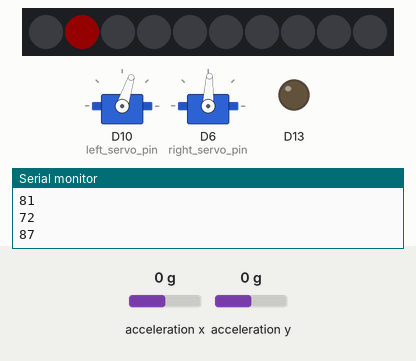
Recording of a sketch running on a simulated Adafruit Circuit Playground Express. On the bench: 10 RGB LEDs in strip order, left to right, 2 × servo, output pins drawn as LEDs (lit = HIGH), the last lines printed to the serial monitor. The inputs (shaded band) are chosen by the test bench; at power-on: acceleration x 0 g, acceleration y 0 g. Dim RGB values are drawn brighter than linear; random numbers use the default seed unless the sketch sets one.

Above: at 2.6 s.
2.7 s: acceleration x set to -1.4 g
At 4.0 s:
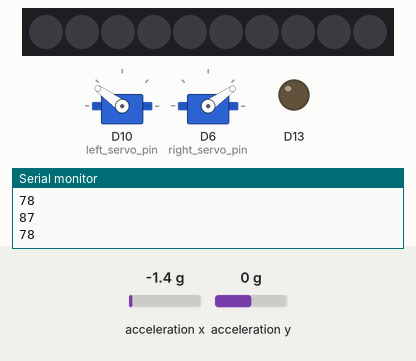
5.7 s: acceleration x set to -0.8 g
At 6.4 s:
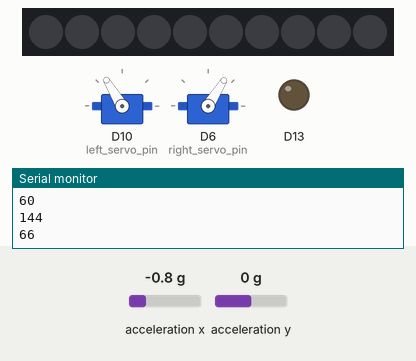
8.7 s: acceleration x set to 0.8 g
At 10.0 s:
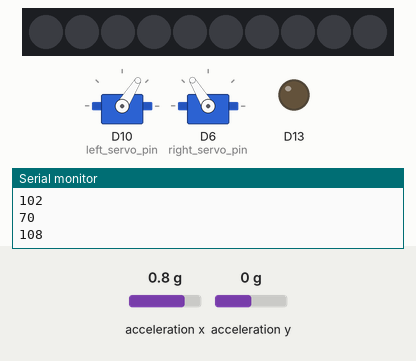
11.7 s: acceleration x set to 1.1 g
At 12.4 s:
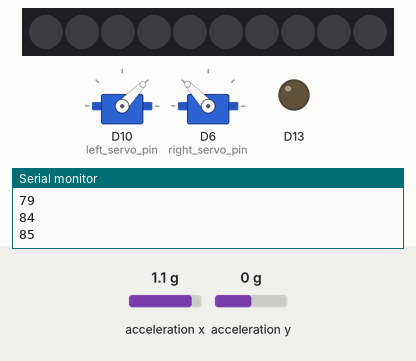
14.7 s: acceleration x set to 1.4 g
17.7 s: acceleration x set to -0.1 g
At 18.8 s:
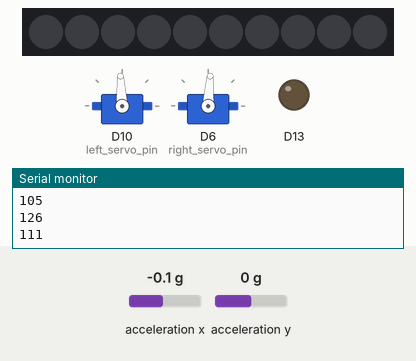
Timing chart, 0 to 24.2 s (numbered marks = the images above; inputs shaded):
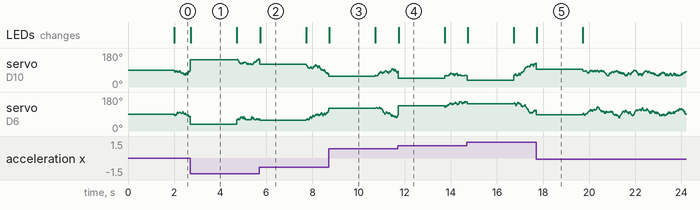

Measured:
- the behaviour switches between 0.9 and 1 g on acceleration x (found by bisection; images 3 and 4)
- after the input at 2.7 s, the LEDs: change at once (image 1)
- after the input at 5.7 s, the LEDs: change at once (image 2)
- after the input at 8.7 s, the LEDs: change at once (image 3)
- after the input at 11.7 s, the LEDs: change at once (image 4)
- after the input at 17.7 s, the LEDs: change at once (image 5)
- what the display in image 1 shows lasts 2.0 s, from 2.7 s to 4.7 s

The sketch:

kittyears.ino
```cpp
// (licence header left out)
#include <Adafruit_CircuitPlayground.h>
#include <Wire.h>
#include <SPI.h>
#include <Servo.h>


#define G_BOUNCE_THRESHOLD 1
#define SERVO_MIN 60
#define SERVO_MAX 90+65

// servo stuff
#define left_servo_pin 10
#define right_servo_pin  6
Servo servoLeft;              // Define left servo
Servo servoRight;             // Define right servo

float last_accel_reading_x = 0;
float last_accel_reading_y = 0;
int current_rotation_left_ear  = 90; // start at 90 degrees
int current_rotation_right_ear =  90;
unsigned long stable_start_time = millis(); // now
int rand_degree = 0;

#define stable_threshold 2000


void setup() {
  randomSeed(analogRead(12)); // Pin 12 should be floating
    Serial.begin(9600);
  // Initialize Circuit Playground library.
  CircuitPlayground.begin();

  CircuitPlayground.setAccelRange(LIS3DH_RANGE_2_G);
  // LIS3DH_RANGE_2_G
  // LIS3DH_RANGE_4_G
  // LIS3DH_RANGE_8_G
  // LIS3DH_RANGE_16_G

   servoLeft.attach(left_servo_pin);
   servoRight.attach(right_servo_pin);

   CircuitPlayground.clearPixels();

}

void loop() {


  // Grab x, y acceleration values (in m/s^2).
  float x_vector = CircuitPlayground.motionX();
  float y_vector = CircuitPlayground.motionY();

  if ( abs(last_accel_reading_x - x_vector) > G_BOUNCE_THRESHOLD ){
    CircuitPlayground.setPixelColor(2, 0, 254, 0);
    stable_start_time = millis();
    last_accel_reading_x = x_vector;
    current_rotation_left_ear = floor(90+( -4* x_vector));
    rotate_left_ear_degrees(current_rotation_left_ear);
    current_rotation_right_ear = floor(90+(  4 * x_vector));
    rotate_right_ear_degrees(current_rotation_right_ear);
  } else {
    CircuitPlayground.setPixelColor(2, 0, 0, 0);
    if ((millis() - stable_start_time) > stable_threshold){
      CircuitPlayground.setPixelColor(1, 254, 0, 0);
    //  stable_start_time = millis();
      rand_degree =  (2 - random(5)) * 3;
      current_rotation_left_ear = clamp_servo_range(current_rotation_left_ear+rand_degree);
      rotate_left_ear_degrees(current_rotation_left_ear);

      rand_degree =  (2 - random(5)) * 3;
      current_rotation_right_ear = clamp_servo_range(current_rotation_right_ear+rand_degree);
      rotate_right_ear_degrees(current_rotation_right_ear);

    } else {
        CircuitPlayground.setPixelColor(1, 0, 0, 0);
    }


  }


// Serial.println(x);


  // Small delay
  delay(20);


}

void rotate_left_ear_degrees(int dest_rotation){
  // servoLeft is a global
  dest_rotation = min(dest_rotation, 180);
  dest_rotation = max(0, dest_rotation);
  servoLeft.write(dest_rotation);
}

void rotate_right_ear_degrees(int dest_rotation){
  // servoRight is a global
  dest_rotation = min(dest_rotation, 180);
  dest_rotation = max(0, dest_rotation);
  servoRight.write(dest_rotation);
}

int clamp_servo_range(int rot){
  int clamped_rot = max( SERVO_MIN, min( SERVO_MAX, rot));
  Serial.println(clamped_rot);

  return clamped_rot;
}
```
